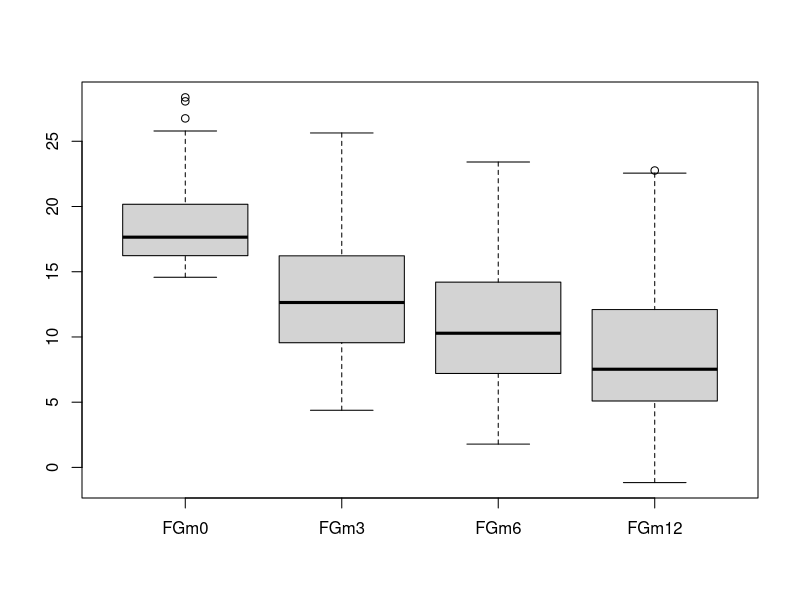
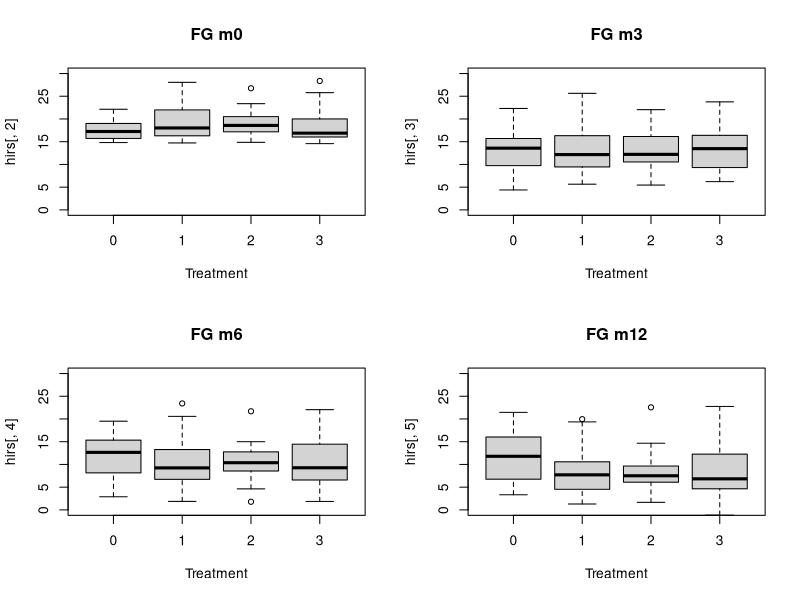
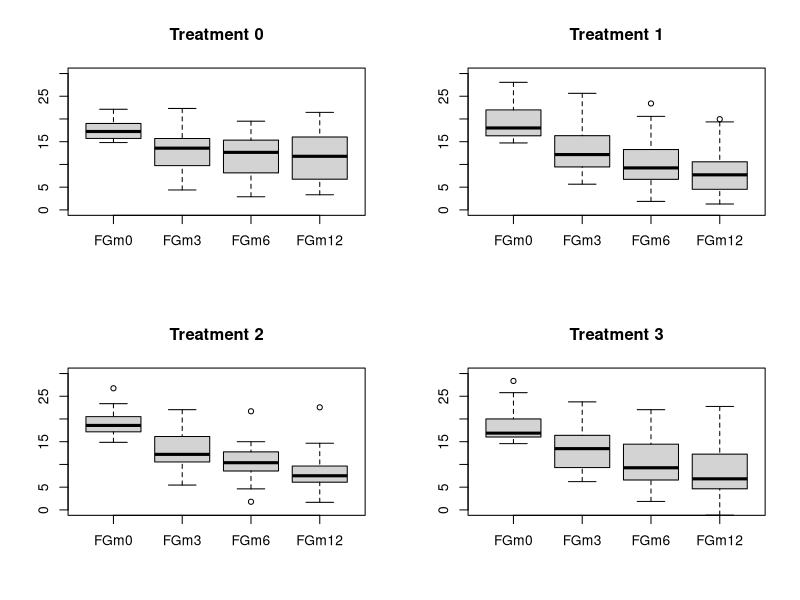
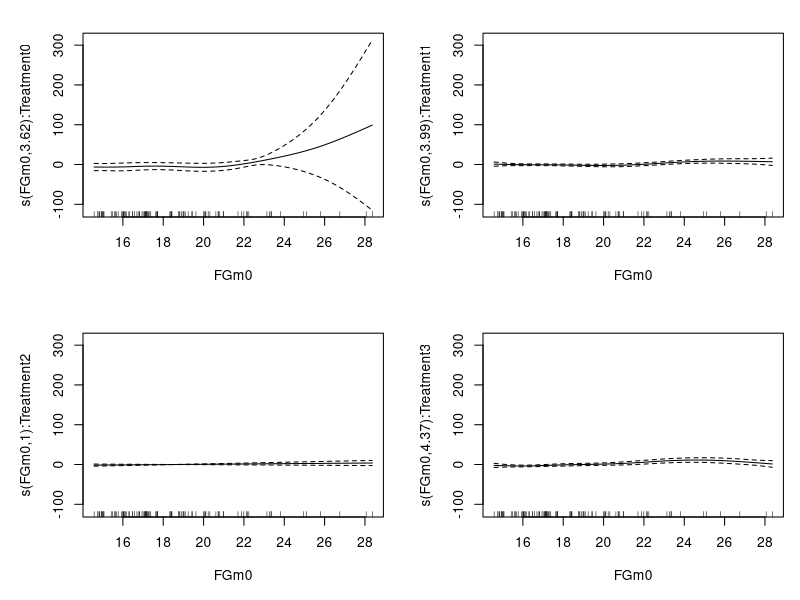
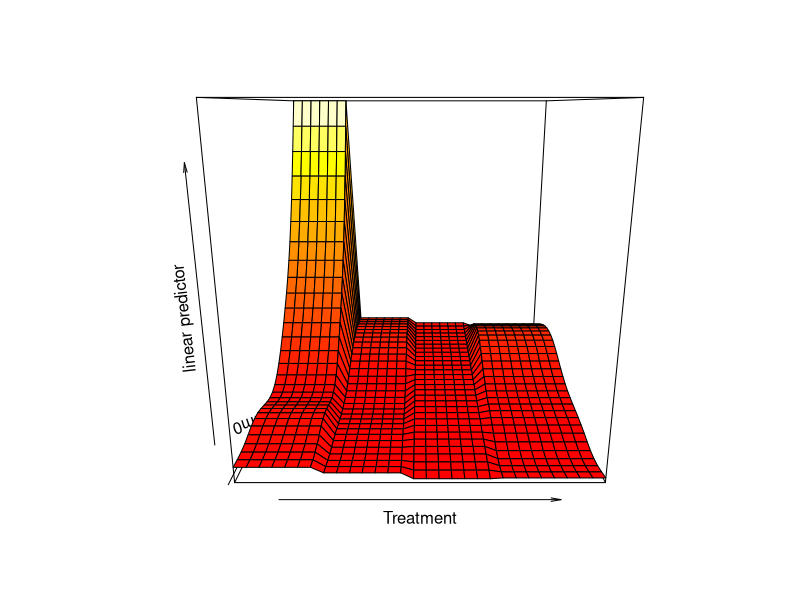
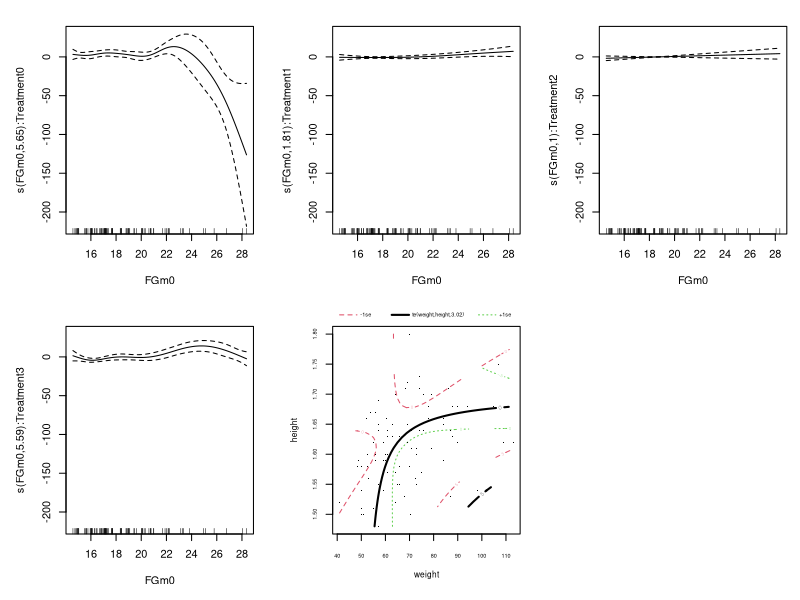
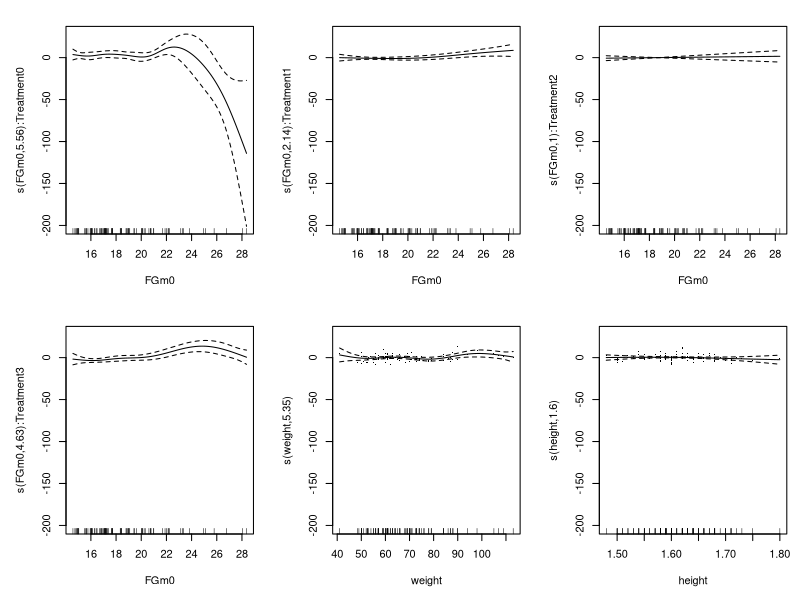

Here is the R script that generated these plots, in order:
## ---- chunk 1
library(mgcv)

set.seed(123)
knitr::opts_chunk$set(echo = TRUE)
## ---- chunk 2
hirs <- read.table("hirsutism.dat",header=T, sep="\t",fill=TRUE)
hirs$Treatment <- as.factor(hirs$Treatment)

summary(hirs)
head(hirs)
attach(hirs)

boxplot(hirs[,2:5])
## ---- chunk 3

par(mfrow=c(2,2))
boxplot(hirs[,2]~Treatment,ylim=c(0,30), main="FG m0")
boxplot(hirs[,3]~Treatment,ylim=c(0,30), main="FG m3")
boxplot(hirs[,4]~Treatment,ylim=c(0,30), main="FG m6")
boxplot(hirs[,5]~Treatment,ylim=c(0,30), main="FG m12")
par(mfrow=c(1,1))

par(mfrow=c(2,2))
boxplot(hirs[Treatment==0,2:5],ylim=c(0,30), main="Treatment 0")
boxplot(hirs[Treatment==1,2:5],ylim=c(0,30), main="Treatment 1")
boxplot(hirs[Treatment==2,2:5],ylim=c(0,30), main="Treatment 2")
boxplot(hirs[Treatment==3,2:5],ylim=c(0,30), main="Treatment 3")
par(mfrow=c(1,1))
## ---- chunk 4
am1.0 <- gam(FGm12 ~ weight + height + DiaPres + SysPres + FGm0 + Treatment, data=hirs)
am1.0
summary(am1.0)
## ---- chunk 5
am1.1 <- gam(FGm12 ~FGm0 + Treatment, data=hirs)
am1.1
summary(am1.1)

## ---- chunk 6
am1.2 <- gam(FGm12 ~ s(FGm0, by=Treatment) + Treatment, data=hirs)
am1.2
summary(am1.2)
plot.gam(am1.2, page=1, residuals=TRUE, shade=TRUE) 
vis.gam(am1.2)
## ---- chunk 7
am1.3 <- gam(FGm12 ~ s(FGm0, by=Treatment) + te(weight, height), data=hirs)
am1.3
summary(am1.3)
plot.gam(am1.3, page=1, residuals=TRUE, shade=TRUE) 
## ---- chunk 8
am1.4 <- gam(FGm12 ~ s(FGm0, by=Treatment) + s(weight) + s(height), data=hirs)
am1.4
summary(am1.4)
plot.gam(am1.4, page=1, residuals=TRUE, shade=TRUE) 
